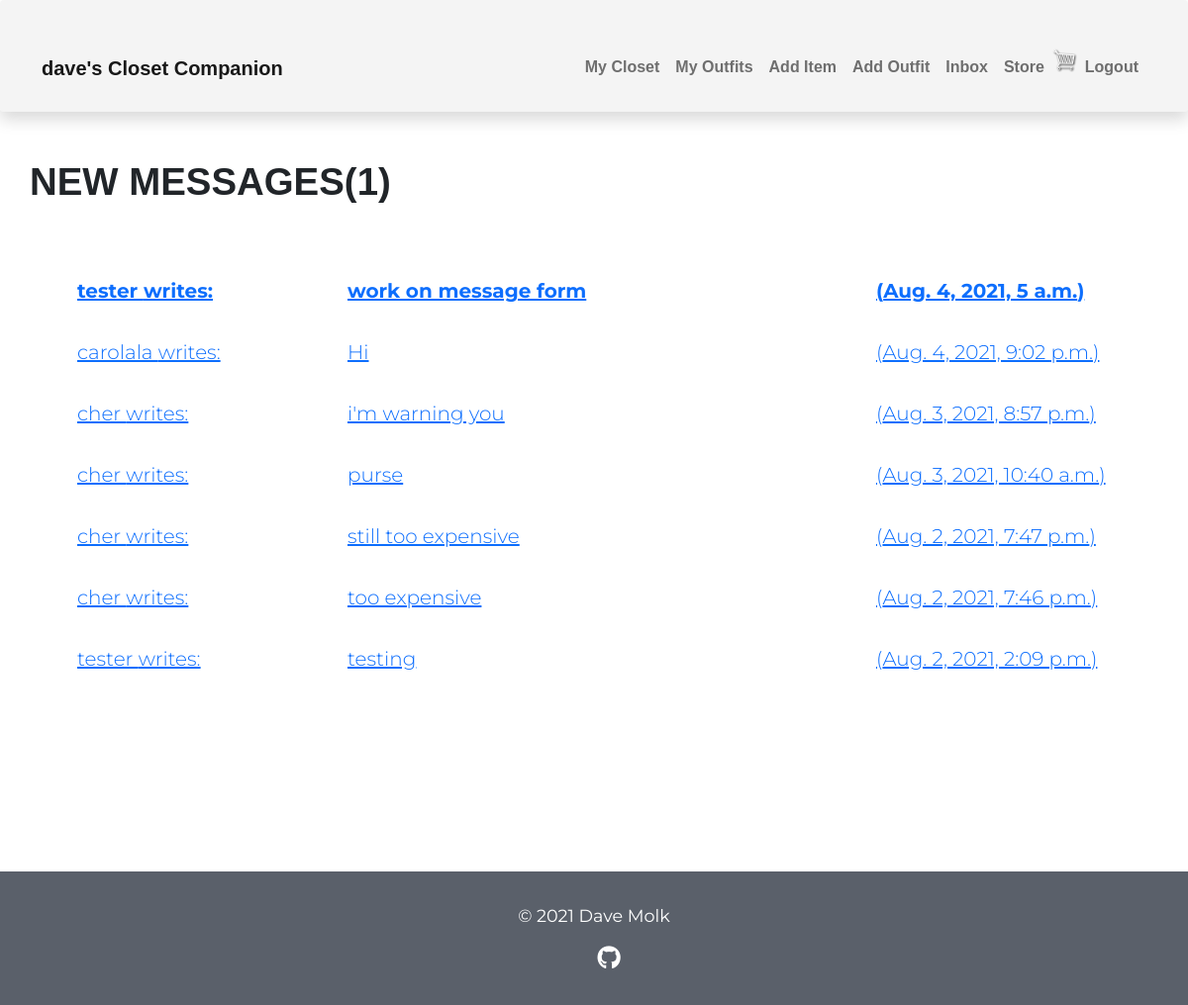
The app's page /inbox/ (signed in), older data.
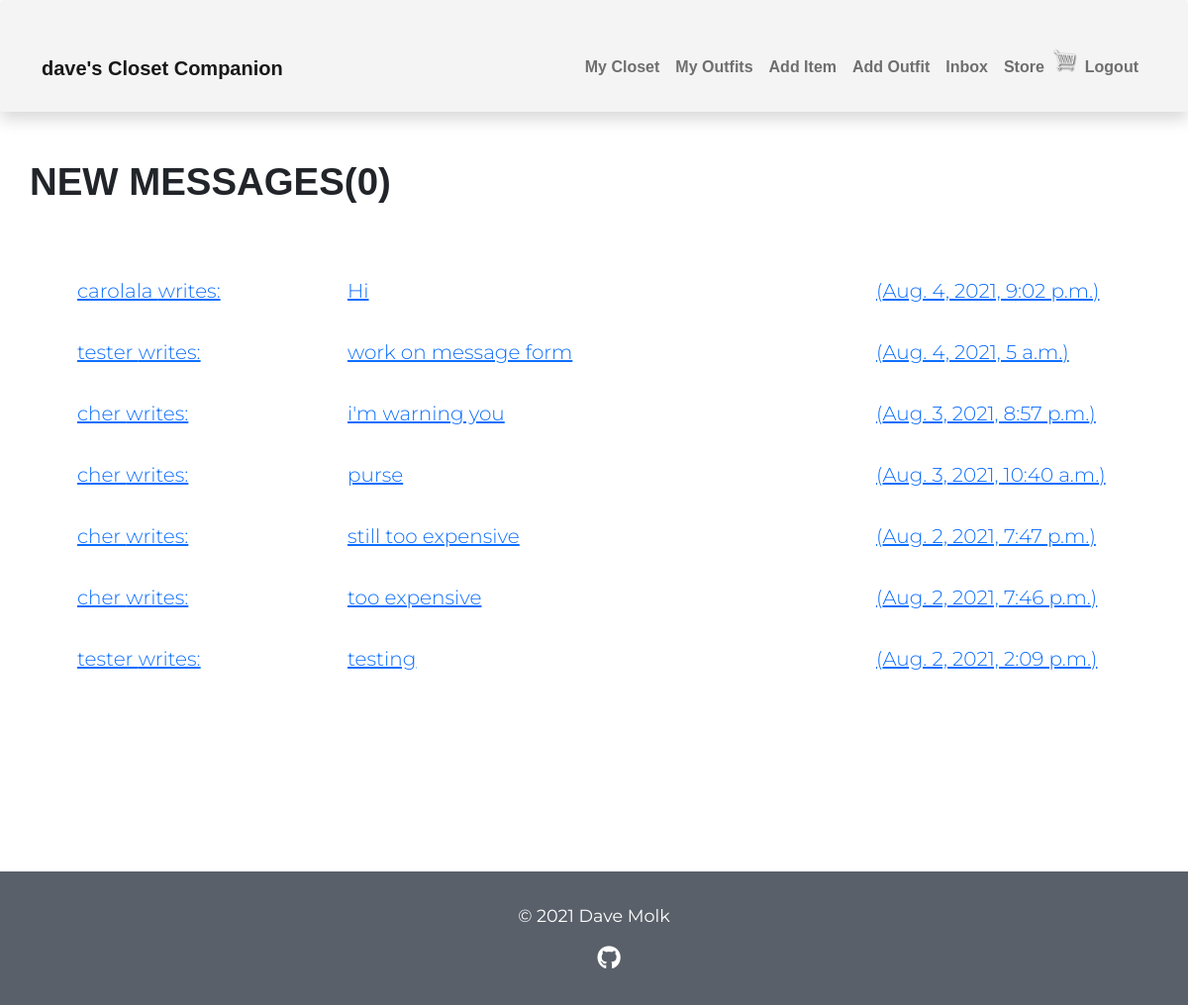
The same page, newer data.
### user/models.py (models this page shows, shortened)
class Message(models.Model):
    sender = models.ForeignKey(Profile, on_delete=models.SET_NULL, null=True, blank=True)
    recipient = models.ForeignKey(Profile, on_delete=models.SET_NULL, null=True, blank=True, related_name="messages")
    name = models.CharField(max_length=200, blank=True, null=True)
    email = models.EmailField(max_length=200, blank=True, null=True)
    subject = models.CharField(max_length=200, blank=True, null=True)
    body = models.TextField()
    is_read = models.BooleanField(default = False, null=True)
    created = models.DateTimeField(auto_now_add=True)
    id = models.UUIDField(default=uuid.uuid4, unique=True, primary_key=True, editable=False)
    class Meta:
        ordering = ['is_read', '-created']

class Profile(models.Model):
    user = models.OneToOneField(
        User, on_delete=models.CASCADE, null=True, blank=True)
    name = models.CharField(max_length=200, blank=True, null=True)
    email = models.EmailField(max_length=500, blank=True, null=True)
    username = models.CharField(max_length=200, blank=True, null=True)
    created = models.DateTimeField(auto_now_add=True)
    id = models.UUIDField(default=uuid.uuid4, unique=True,
                          primary_key=True, editable=False)
    def __str__(self):
        return str(self.username)

### user/views.py (the view)
# urls.py: path('inbox/', views.inbox, name='inbox'),
@login_required(login_url="login")
def inbox(request):
    profile = request.user.profile
    messageRequests = profile.messages.all()
    unreadCount = messageRequests.filter(is_read=False).count()
    context = {'messageRequests': messageRequests, 'unreadCount': unreadCount,}
    return render(request, 'user/inbox.html', context)

### user/templates/user/inbox.html
{% extends 'main.html' %}
{% block content %}
  <main class="inbox my-xl">
    <div class="content-box">
      <h3 class="inbox__title">New Messages(<span>{{unreadCount}}</span>)</h3>
      <ul class="messages">
        {% for message in messageRequests %}
        {% if message.is_read == False %}
        <li class="message message--unread">
          {% else %}
          <li class="message">
        {% endif %}
          <a href="{% url 'message' message.id %}">
            <span class="message__author">{{message.sender}} writes: </span>
            <span class="message__subject">{{message.subject}}</span>
            <span class="message__date">({{message.created}})</span>
          </a>
        </li>
        {% endfor %}
      </ul>
    </div>
  </main>
{% endblock %}

Row changes from the older to the newer data that the page shows:
shown differently, row unchanged: Message "Hi": moves up the list
changed Message "work on message form": is_read False → True (drawn)
Text that changed along with them:
{{ unreadCount }}: "1" → "0"
